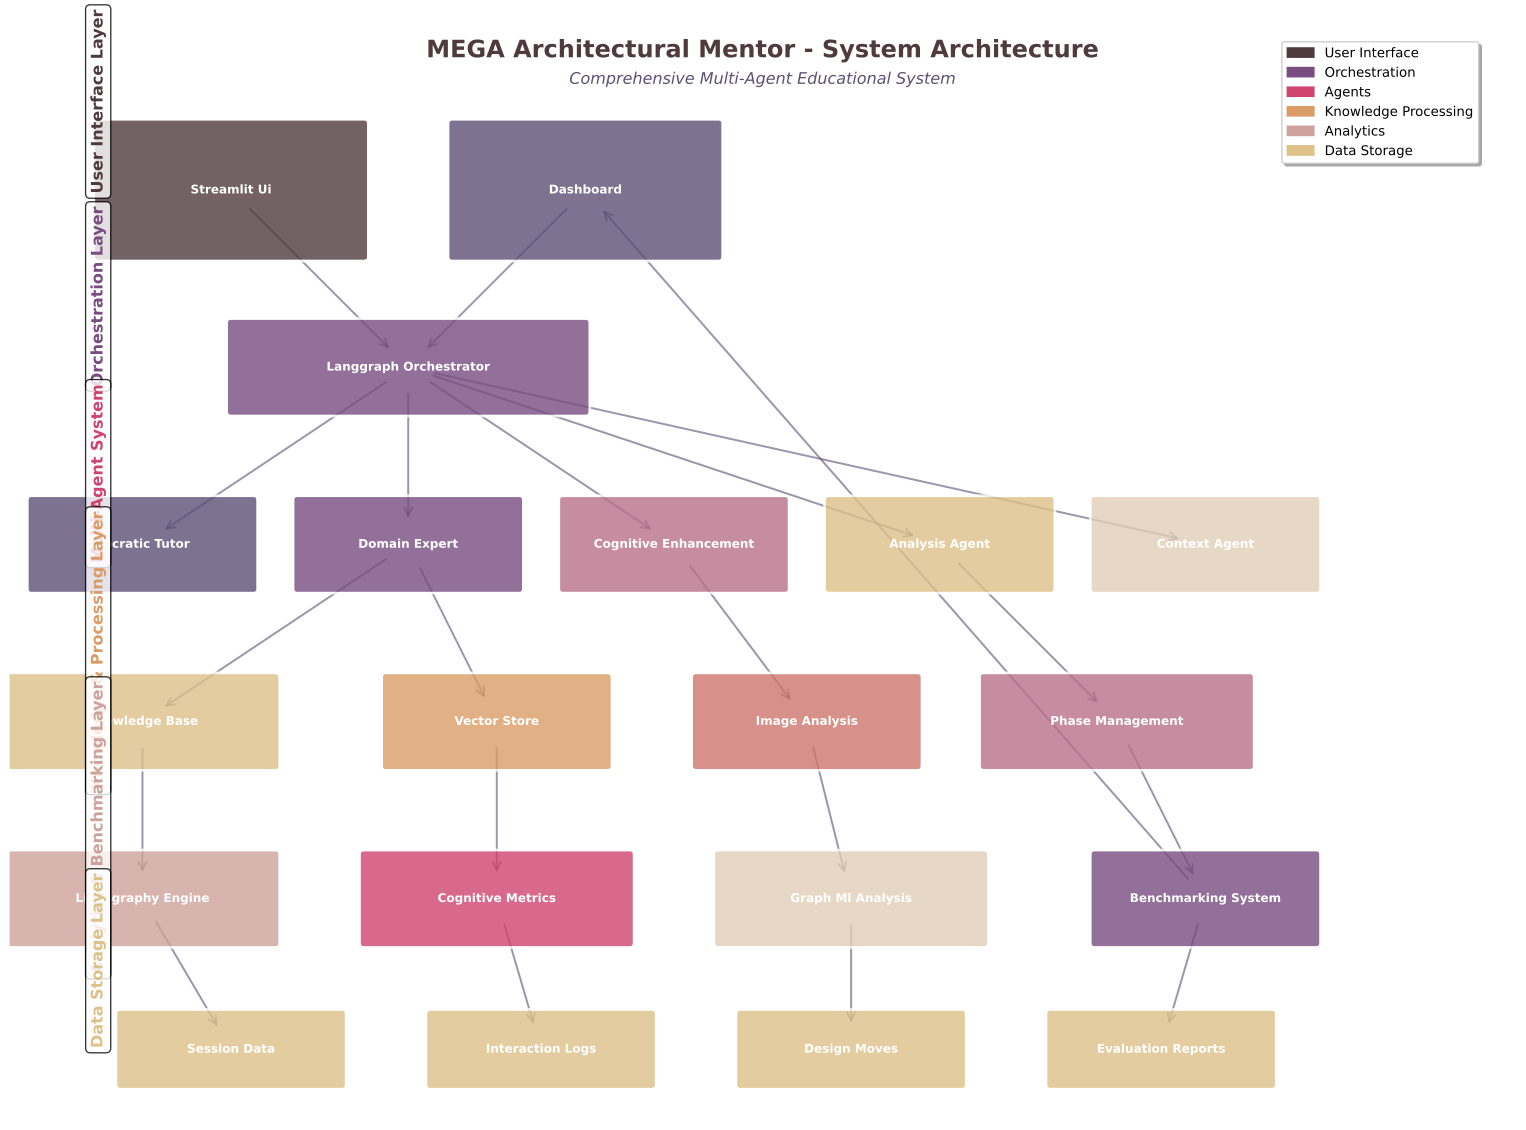

Write the Python code that produced this figure.
"""
System Architecture Diagram Generator
Creates comprehensive visual representation of the MEGA Architectural Mentor system components
"""

import matplotlib.pyplot as plt
import matplotlib.patches as mpatches
from matplotlib.patches import FancyBboxPatch, ConnectionPatch, Circle
import numpy as np
import os
import sys

# Add the benchmarking directory to the path to import thesis colors
sys.path.append(os.path.join(os.path.dirname(__file__), '..', '..', 'benchmarking'))
from thesis_colors import THESIS_COLORS, METRIC_COLORS, UI_COLORS

def create_system_architecture_diagram():
    """Create comprehensive system architecture diagram"""
    
    # Create figure with proper sizing
    fig, ax = plt.subplots(1, 1, figsize=(16, 12))
    
    # Define component positions and sizes
    components = {
        # User Interface Layer
        'streamlit_ui': {'pos': (2, 10), 'size': (3, 1.5), 'color': THESIS_COLORS['primary_dark']},
        'dashboard': {'pos': (6, 10), 'size': (3, 1.5), 'color': THESIS_COLORS['primary_purple']},
        
        # Orchestration Layer
        'langgraph_orchestrator': {'pos': (4, 8), 'size': (4, 1), 'color': THESIS_COLORS['primary_violet']},
        
        # Multi-Agent System
        'socratic_tutor': {'pos': (1, 6), 'size': (2.5, 1), 'color': METRIC_COLORS['socratic_tutor']},
        'domain_expert': {'pos': (4, 6), 'size': (2.5, 1), 'color': METRIC_COLORS['domain_expert']},
        'cognitive_enhancement': {'pos': (7, 6), 'size': (2.5, 1), 'color': METRIC_COLORS['cognitive_enhancement']},
        'analysis_agent': {'pos': (10, 6), 'size': (2.5, 1), 'color': METRIC_COLORS['analysis_agent']},
        'context_agent': {'pos': (13, 6), 'size': (2.5, 1), 'color': METRIC_COLORS['context_agent']},
        
        # Knowledge & Processing Layer
        'knowledge_base': {'pos': (1, 4), 'size': (3, 1), 'color': THESIS_COLORS['neutral_warm']},
        'vector_store': {'pos': (5, 4), 'size': (2.5, 1), 'color': THESIS_COLORS['neutral_orange']},
        'image_analysis': {'pos': (8.5, 4), 'size': (2.5, 1), 'color': THESIS_COLORS['accent_coral']},
        'phase_management': {'pos': (12, 4), 'size': (3, 1), 'color': THESIS_COLORS['primary_rose']},
        
        # Analytics & Benchmarking Layer
        'linkography_engine': {'pos': (1, 2), 'size': (3, 1), 'color': THESIS_COLORS['primary_pink']},
        'cognitive_metrics': {'pos': (5, 2), 'size': (3, 1), 'color': THESIS_COLORS['accent_magenta']},
        'graph_ml_analysis': {'pos': (9, 2), 'size': (3, 1), 'color': THESIS_COLORS['neutral_light']},
        'benchmarking_system': {'pos': (13, 2), 'size': (2.5, 1), 'color': THESIS_COLORS['primary_violet']},
        
        # Data Storage Layer
        'session_data': {'pos': (2, 0.3), 'size': (2.5, 0.8), 'color': THESIS_COLORS['neutral_warm']},
        'interaction_logs': {'pos': (5.5, 0.3), 'size': (2.5, 0.8), 'color': THESIS_COLORS['neutral_warm']},
        'design_moves': {'pos': (9, 0.3), 'size': (2.5, 0.8), 'color': THESIS_COLORS['neutral_warm']},
        'evaluation_reports': {'pos': (12.5, 0.3), 'size': (2.5, 0.8), 'color': THESIS_COLORS['neutral_warm']},
    }
    
    # Draw components
    for name, config in components.items():
        x, y = config['pos']
        width, height = config['size']
        color = config['color']
        
        # Create fancy box
        box = FancyBboxPatch(
            (x - width/2, y - height/2), width, height,
            boxstyle="round,pad=0.05",
            facecolor=color,
            edgecolor='white',
            linewidth=2,
            alpha=0.8
        )
        ax.add_patch(box)
        
        # Add text label
        label = name.replace('_', ' ').title()
        ax.text(x, y, label, ha='center', va='center', 
               fontsize=9, fontweight='bold', color='white',
               wrap=True)
    
    # Define connections with proper layering (lines behind boxes)
    connections = [
        # UI to Orchestration
        ('streamlit_ui', 'langgraph_orchestrator'),
        ('dashboard', 'langgraph_orchestrator'),
        
        # Orchestration to Agents
        ('langgraph_orchestrator', 'socratic_tutor'),
        ('langgraph_orchestrator', 'domain_expert'),
        ('langgraph_orchestrator', 'cognitive_enhancement'),
        ('langgraph_orchestrator', 'analysis_agent'),
        ('langgraph_orchestrator', 'context_agent'),
        
        # Agents to Knowledge Layer
        ('domain_expert', 'knowledge_base'),
        ('domain_expert', 'vector_store'),
        ('cognitive_enhancement', 'image_analysis'),
        ('analysis_agent', 'phase_management'),
        
        # Knowledge to Analytics
        ('knowledge_base', 'linkography_engine'),
        ('vector_store', 'cognitive_metrics'),
        ('image_analysis', 'graph_ml_analysis'),
        ('phase_management', 'benchmarking_system'),
        
        # Analytics to Data Storage
        ('linkography_engine', 'session_data'),
        ('cognitive_metrics', 'interaction_logs'),
        ('graph_ml_analysis', 'design_moves'),
        ('benchmarking_system', 'evaluation_reports'),
        
        # Cross-layer connections
        ('benchmarking_system', 'dashboard'),
    ]
    
    # Draw connections (behind components)
    for start, end in connections:
        start_pos = components[start]['pos']
        end_pos = components[end]['pos']
        
        # Create connection line
        line = ConnectionPatch(
            start_pos, end_pos, "data", "data",
            arrowstyle="->", shrinkA=20, shrinkB=20,
            mutation_scale=15, fc=UI_COLORS['text_secondary'],
            ec=UI_COLORS['text_secondary'], alpha=0.6, linewidth=1.5,
            zorder=0  # Behind other elements
        )
        ax.add_patch(line)
    
    # Add layer labels
    layer_labels = [
        {'label': 'User Interface Layer', 'y': 11, 'color': THESIS_COLORS['primary_dark']},
        {'label': 'Orchestration Layer', 'y': 8.8, 'color': THESIS_COLORS['primary_violet']},
        {'label': 'Multi-Agent System', 'y': 6.8, 'color': THESIS_COLORS['accent_magenta']},
        {'label': 'Knowledge & Processing Layer', 'y': 4.8, 'color': THESIS_COLORS['neutral_orange']},
        {'label': 'Analytics & Benchmarking Layer', 'y': 2.8, 'color': THESIS_COLORS['primary_pink']},
        {'label': 'Data Storage Layer', 'y': 1.3, 'color': THESIS_COLORS['neutral_warm']},
    ]
    
    for layer in layer_labels:
        ax.text(0.5, layer['y'], layer['label'], fontsize=12, fontweight='bold',
               color=layer['color'], rotation=90, va='center', ha='center',
               bbox=dict(boxstyle="round,pad=0.3", facecolor='white', alpha=0.8))
    
    # Set axis properties
    ax.set_xlim(-0.5, 16.5)
    ax.set_ylim(-0.5, 12)
    ax.set_aspect('equal')
    ax.axis('off')
    
    # Add title
    ax.text(8, 11.5, 'MEGA Architectural Mentor - System Architecture',
           fontsize=18, fontweight='bold', ha='center',
           color=THESIS_COLORS['primary_dark'])
    
    # Add subtitle
    ax.text(8, 11.2, 'Comprehensive Multi-Agent Educational System',
           fontsize=12, ha='center', style='italic',
           color=THESIS_COLORS['primary_purple'])
    
    # Create legend
    legend_elements = [
        mpatches.Patch(color=THESIS_COLORS['primary_dark'], label='User Interface'),
        mpatches.Patch(color=THESIS_COLORS['primary_violet'], label='Orchestration'),
        mpatches.Patch(color=THESIS_COLORS['accent_magenta'], label='Agents'),
        mpatches.Patch(color=THESIS_COLORS['neutral_orange'], label='Knowledge Processing'),
        mpatches.Patch(color=THESIS_COLORS['primary_pink'], label='Analytics'),
        mpatches.Patch(color=THESIS_COLORS['neutral_warm'], label='Data Storage'),
    ]
    
    ax.legend(handles=legend_elements, loc='upper right', bbox_to_anchor=(0.98, 0.98),
             frameon=True, fancybox=True, shadow=True)
    
    plt.tight_layout()
    return fig

def save_diagram():
    """Save the diagram in multiple formats"""
    fig = create_system_architecture_diagram()
    
    # Define output paths
    base_path = os.path.dirname(__file__)
    png_path = os.path.join(base_path, '01_system_architecture.png')
    svg_path = os.path.join(base_path, '01_system_architecture.svg')
    
    # Save as PNG with high DPI
    fig.savefig(png_path, dpi=300, bbox_inches='tight', 
                facecolor='white', edgecolor='none')
    
    # Save as SVG for scalability
    fig.savefig(svg_path, format='svg', bbox_inches='tight',
                facecolor='white', edgecolor='none')
    
    print(f"System Architecture diagram saved:")
    print(f"  PNG: {png_path}")
    print(f"  SVG: {svg_path}")
    
    plt.close(fig)

if __name__ == "__main__":
    save_diagram()
